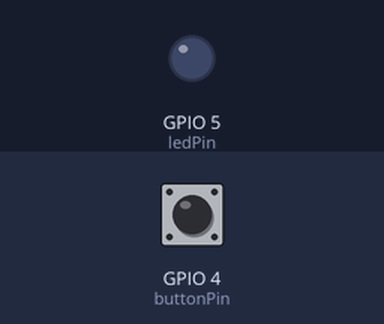
Bench run of a sketch on a simulated ESP32. Parts: output pins drawn as LEDs (lit = HIGH). The inputs (shaded band) are chosen by the test bench; at power-on: GPIO 4 (buttonPin) LOW.

Above: at 1.2 s.
1.3 s: GPIO 4 (buttonPin) pulled HIGH for 0.15 s
At 1.8 s:
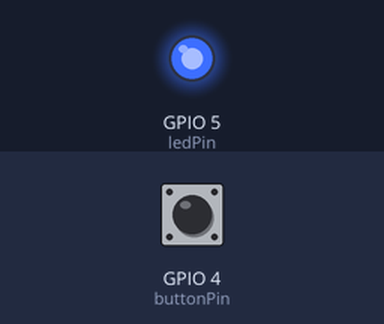
2.9 s: GPIO 4 (buttonPin) pulled HIGH for 1 s
At 4.2 s:
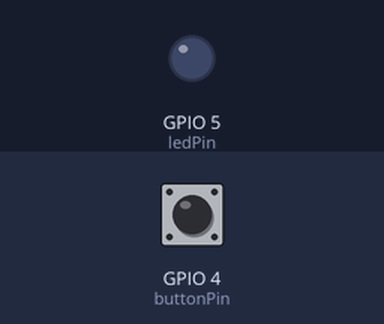
5.4 s: GPIO 4 (buttonPin) pulled HIGH for 3.2 s
At 6.1 s:
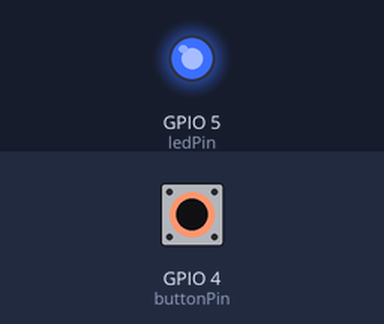
Timing chart, 0 to 8.4 s (numbered marks = the images above; inputs shaded):
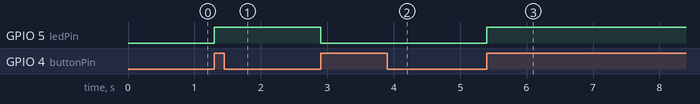

The sketch:

sketch.ino
```cpp
const int buttonPin = 4;
const int ledPin = 5;

int buttonState = 0;
int lastButtonState = LOW;

bool ledState = false;

void setup() {
  Serial.begin(115200);

  pinMode(buttonPin, INPUT);
  pinMode(ledPin, OUTPUT);

  // Saat pertama dinyalakan, LED mati
  digitalWrite(ledPin, LOW);
}

void loop() {
  buttonState = digitalRead(buttonPin);

  // Jika tombol baru saja ditekan
  if (buttonState == HIGH && lastButtonState == LOW) {

    // Membalik status LED: mati -> nyala, nyala -> mati
    ledState = !ledState;

    digitalWrite(ledPin, ledState);

    // Debounce untuk mencegah satu tekanan terbaca berkali-kali
    delay(200);
  }

  lastButtonState = buttonState;
}
```

Measured:
- after the input at 1.3 s, GPIO 5 (ledPin): LOW → HIGH at once
- after the input at 2.9 s, GPIO 5 (ledPin): HIGH → LOW at once
- after the input at 5.4 s, GPIO 5 (ledPin): LOW → HIGH at once
